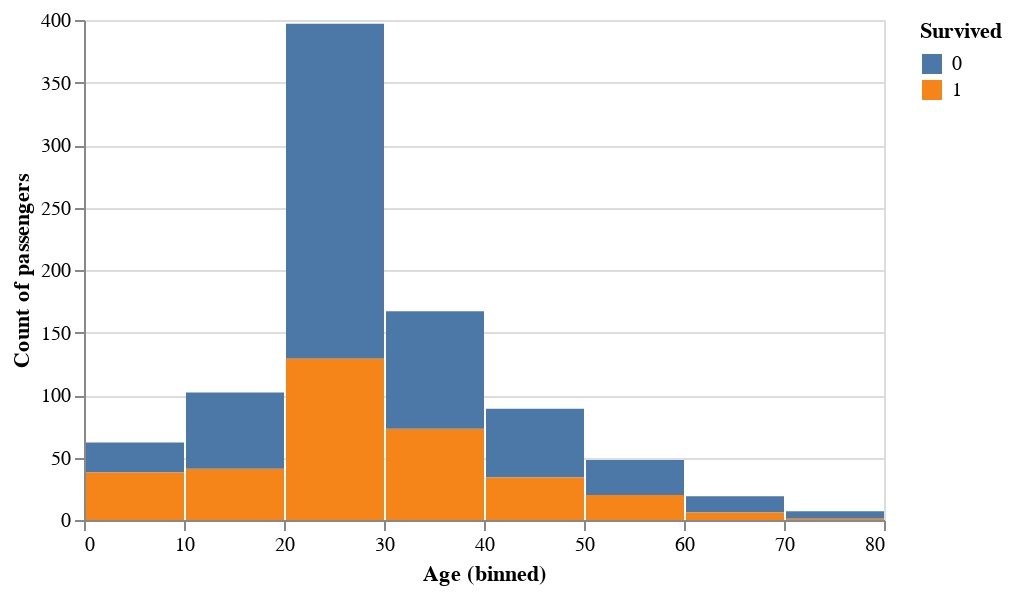

Write notebook code for a chart like this one.
### Code cell
# Plot the distribution of age for passengers who survived and those who did not
import altair as alt
chart = alt.Chart(titanic_data).mark_bar().encode(
    alt.X('Age:Q', bin=alt.Bin(maxbins=10)),
    alt.Y('count()', title='Count of passengers'),
    color='Survived:N',
).properties(height=250)
chart

### Figure 1 — Vega-Lite specification as saved in the notebook (floating-point values rounded to 4 significant figures; data arrays with more than 128 entries replaced by an {"elided": "..."} marker saying what was removed)
{"config": {"view": {"continuousWidth": 400, "continuousHeight": 300}}, "data": {"name": "data-2c2076a965ea044e13175f7f459e43a4"}, "mark": "bar", "encoding": {"color": {"field": "Survived", "type": "nominal"}, "x": {"bin": {"maxbins": 10}, "field": "Age", "type": "quantitative"}, "y": {"aggregate": "count", "title": "Count of passengers", "type": "quantitative"}}, "height": 250, "$schema": "https://vega.github.io/schema/vega-lite/v4.17.0.json", "datasets": {"data-2c2076a965ea044e13175f7f459e43a4": {"elided": "891 records"}}}
